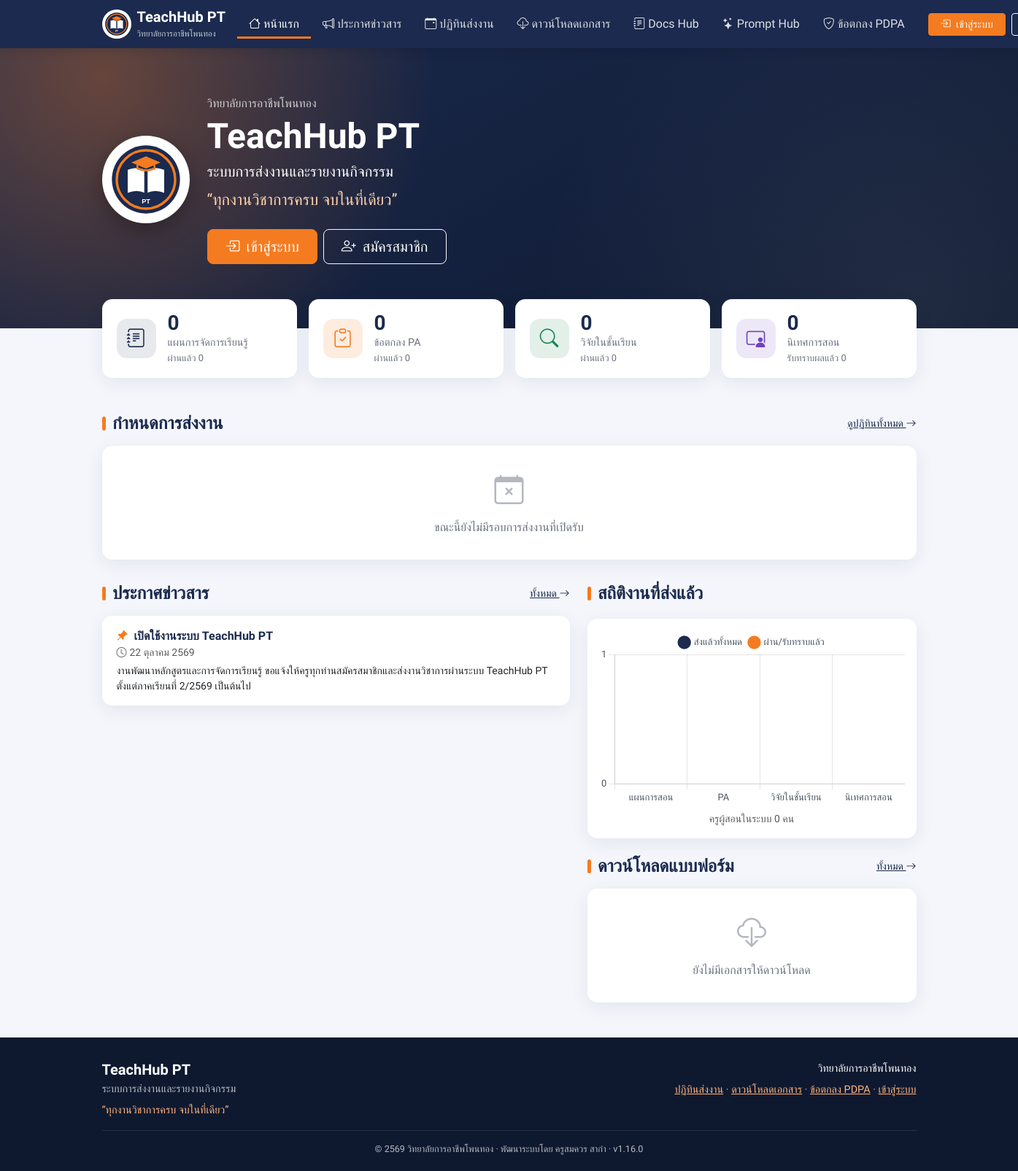
The page / on the database its author committed.
### tables this page shows
CREATE TABLE `settings` (
  `setting_key`    VARCHAR(100) NOT NULL,
  `setting_value`  TEXT NULL,
  `description`    VARCHAR(255) NULL,
  `updated_at`     DATETIME NULL ON UPDATE CURRENT_TIMESTAMP,
  PRIMARY KEY (`setting_key`)
);

CREATE TABLE `announcements` (
  `id`            INT UNSIGNED NOT NULL AUTO_INCREMENT,
  `title`         VARCHAR(255) NOT NULL,
  `content`       TEXT NOT NULL,
  `is_pinned`     TINYINT(1) NOT NULL DEFAULT 0,
  `is_published`  TINYINT(1) NOT NULL DEFAULT 1,
  `views`         INT UNSIGNED NOT NULL DEFAULT 0,
  `created_by`    INT UNSIGNED NULL,
  `published_at`  DATETIME NOT NULL DEFAULT CURRENT_TIMESTAMP,
  `created_at`    DATETIME NOT NULL DEFAULT CURRENT_TIMESTAMP,
  `updated_at`    DATETIME NULL ON UPDATE CURRENT_TIMESTAMP,
  PRIMARY KEY (`id`),
  KEY `idx_announce_published` (`is_published`, `is_pinned`, `published_at`),
  KEY `idx_announce_created_by` (`created_by`),
  CONSTRAINT `fk_announce_created_by` FOREIGN KEY (`created_by`)
    REFERENCES `users` (`id`) ON UPDATE CASCADE ON DELETE SET NULL
);

### public/index.php (the view, shortened to what the rows shown need)
<?php
$news = db_all(
    'SELECT id, title, content, is_pinned, published_at FROM announcements
     WHERE is_published = 1 AND published_at <= NOW()
     ORDER BY is_pinned DESC, published_at DESC LIMIT 5'
);
$logo = logo_url();
require APP_ROOT . '/includes/public_header.php';
?>
<section class="hero">
    <div class="container">
        <div class="row align-items-center g-4">
            <div class="col-md">
                <div class="opacity-75 mb-1"><?= e(college_name()) ?></div>
                <h1 class="mb-1"><?= e(system_name()) ?></h1>
                <div class="fs-5 mb-2"><?= e(setting('system_fullname', 'ระบบการส่งงานและรายงานกิจกรรม')) ?></div>
                <div class="slogan mb-4">“<?= e(setting('slogan', 'ทุกงานวิชาการครบ จบในที่เดียว')) ?>”</div>
                <div class="d-flex flex-wrap gap-2 justify-content-center justify-content-md-start">
                    <?php if ($viewer): ?>
                        <a href="<?= e(url(dashboard_url($viewer['role']))) ?>" class="btn btn-accent btn-lg px-4">
                            <i class="bi bi-speedometer2 me-1"></i> เข้าสู่หน้าทำงาน</a>
                    <?php else: ?>
                        <a href="<?= e(url('auth/login.php')) ?>" class="btn btn-accent btn-lg px-4">
                            <i class="bi bi-box-arrow-in-right me-1"></i> เข้าสู่ระบบ</a>
                        <?php if (setting('allow_register', '1') === '1'): ?>
                            <a href="<?= e(url('auth/register.php')) ?>" class="btn btn-outline-light btn-lg px-4">
                                <i class="bi bi-person-plus me-1"></i> สมัครสมาชิก</a>
                        <?php endif; ?>
                    <?php endif; ?>
                </div>
            </div>
        </div>
    </div>
</section>
<div class="container">
    <div class="row g-4 mt-2">
        <div class="col-lg-7">
            <div class="card">
                <?php if ($news): ?>
                    <?php foreach ($news as $n): ?>
                        <a class="news-item" href="<?= e(url('public/announcements.php?id=' . (int)$n['id'])) ?>">
                            <div class="news-title">
                                <?php if ($n['is_pinned']): ?><i class="bi bi-pin-angle-fill text-accent me-1"></i><?php endif; ?>
                                <?= e($n['title']) ?>
                            </div>
                            <div class="small text-muted mb-1"><i class="bi bi-clock me-1"></i><?= e(thai_date($n['published_at'], false, true)) ?></div>
                            <div class="small"><?= e(str_limit($n['content'], 140)) ?></div>
                        </a>
                    <?php endforeach; ?>
                <?php else: ?>
                    <div class="empty-state"><i class="bi bi-megaphone"></i>ยังไม่มีประกาศ</div>
                <?php endif; ?>
            </div>
        </div>
    </div>
</div>
<?php
require APP_ROOT . '/includes/public_footer.php';

### includes/public_header.php (shortened to what the rows shown need)
<?php
$viewer = current_user();
?>
<!DOCTYPE html>
<html lang="th">
<head>
    <link href="https://cdn.jsdelivr.net/npm/bootstrap@5.3.3/dist/css/bootstrap.min.css" rel="stylesheet">
    <link href="https://cdn.jsdelivr.net/npm/bootstrap-icons@1.11.3/font/bootstrap-icons.min.css" rel="stylesheet">
    <link href="<?= e(asset('css/style.css')) ?>" rel="stylesheet">
</head>
<body data-server-now="<?= time() * 1000 ?>">
<nav class="navbar navbar-expand-xl navbar-dark pub-navbar sticky-top">
    <div class="container">
        <a class="navbar-brand d-flex align-items-center gap-2" href="<?= e(url('public/index.php')) ?>">
            <span class="lh-1">
                <span class="fw-bold d-block"><?= e(system_name()) ?></span>
                <small class="opacity-75" style="font-size:.72rem"><?= e(college_name()) ?></small>
            </span>
        </a>
    </div>
</nav>

### rows shown on the page
settings: setting_key "TeachHub PT"
announcements: is_pinned 1 (drawn), title "เปิดใช้งานระบบ TeachHub PT", published_at "22 ตุลาคม 2569", content "งานพัฒนาหลักสูตรและการจัดการเรียนรู้ ขอแจ้งให้ครูทุกท่านสมัครสมาชิกและส่งงานวิชาการผ่านระบบ TeachHub PT ตั้งแต่ภาคเรียนที่ 2/2569 เป็นต้นไป"

### other values the page prints
college_name() "วิทยาลัยการอาชีพโพนทอง"
$label "หน้าแรก"
$label "ประกาศข่าวสาร"
$label "ปฏิทินส่งงาน"
$label "ดาวน์โหลดเอกสาร"
$label "Docs Hub"
$label "Prompt Hub"
$label "ข้อตกลง PDPA"
setting('system_fullname', 'ระบบการส่งงานและรายงานกิจกรรม') "ระบบการส่งงานและรายงานกิจกรรม"
setting('slogan', 'ทุกงานวิชาการครบ จบในที่เดียว') "ทุกงานวิชาการครบ จบในที่เดียว"
$stats[$t]['total'] "0"
$label "แผนการจัดการเรียนรู้"
$stats[$t]['approved'] "0"
$label "ข้อตกลง PA"
$label "วิจัยในชั้นเรียน"
